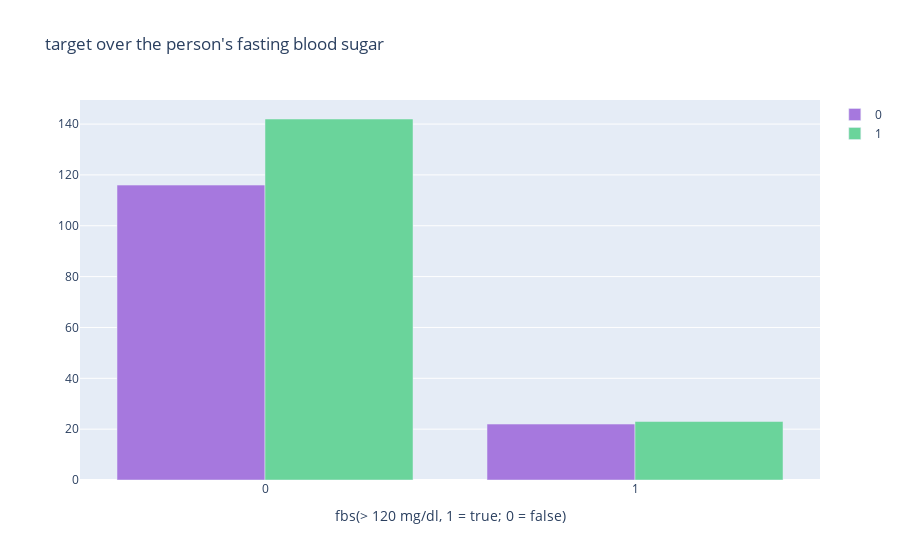

The notebook cell this image was saved under:
### Code cell
col='fbs'
d1=df[df['target']==0]
d2=df[df['target']==1]
v1=d1[col].value_counts().reset_index()
v1=v1.rename(columns={col:'count','index':col})
v1['percent']=v1['count'].apply(lambda x : 100*x/sum(v1['count']))
v1=v1.sort_values(col)
v2=d2[col].value_counts().reset_index()
v2=v2.rename(columns={col:'count','index':col})
v2['percent']=v2['count'].apply(lambda x : 100*x/sum(v2['count']))
v2=v2.sort_values(col)
trace1 = go.Bar(x=v1[col], y=v1["count"], name=0, marker=dict(color="#a678de"))
trace2 = go.Bar(x=v2[col], y=v2["count"], name=1, marker=dict(color="#6ad49b"))
data = [trace1, trace2]
layout={'title':"target over the person's fasting blood sugar ",'xaxis':{'title':"fbs(> 120 mg/dl, 1 = true; 0 = false)"}}
#layout = go.Layout(title="Content added over the years", legend=dict(x=0.1, y=1.1, orientation="h"))
fig = go.Figure(data, layout=layout)
iplot(fig)

### Figure 1 — Plotly figure (JSON) as saved in the notebook; plotly's stock layout.template omitted (floating-point values rounded to 4 significant figures)
{"data": [{"marker": {"color": "#a678de"}, "name": "0", "type": "bar", "x": [0, 1], "y": [116, 22]}, {"marker": {"color": "#6ad49b"}, "name": "1", "type": "bar", "x": [0, 1], "y": [142, 23]}], "layout": {"title": {"text": "target over the person's fasting blood sugar "}, "xaxis": {"title": {"text": "fbs(> 120 mg/dl, 1 = true; 0 = false)"}}}}
